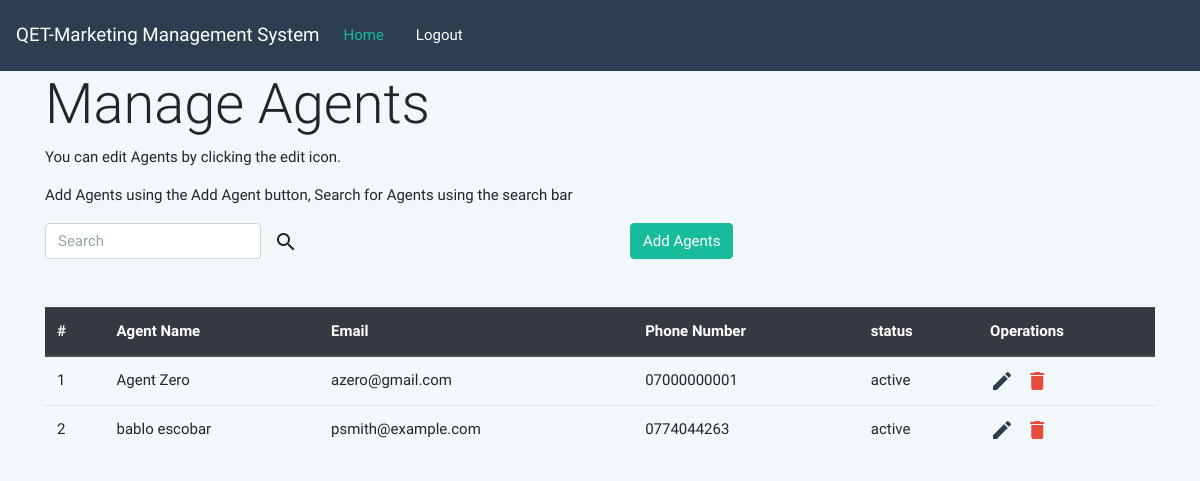
Screenshot of /agents/index.php (signed in) with the database file from the repository.
### tables this page shows
CREATE TABLE IF NOT EXISTS `agents` (
  `id` int(11) NOT NULL AUTO_INCREMENT,
  `name` varchar(255) NOT NULL,
  `email` varchar(255) NOT NULL,
  `phone` varchar(255) NOT NULL,
  `status` tinyint(1) NOT NULL DEFAULT '1',
  `reg_date` timestamp NOT NULL DEFAULT CURRENT_TIMESTAMP ON UPDATE CURRENT_TIMESTAMP,
  PRIMARY KEY (`id`)
);

### agents/index.php (the view, shortened to what this page needs)
<?php
  $db = new Database();
  $pdo = $db->getConnection();
?>
<!DOCTYPE html>
<html lang="en">
  <head>
    <link rel="stylesheet" type="text/css" href="../font/roboto/roboto.css">
    <link rel="stylesheet" type="text/css" href="../font/material/material-icons.css">
    <link rel="stylesheet" type="text/css" href="../css/bootstrap.min.css">
    <link rel="stylesheet" type="text/css" href="../css/style.css">
  </head>
  <body>
<nav class="navbar navbar-expand-lg navbar-dark bg-primary">
  <a class="navbar-brand" href="#">QET-Marketing Management System</a>
  <div class="collapse navbar-collapse" id="navbarColor01">
    <ul class="navbar-nav mr-auto float-right">
      <li class="nav-item active">
        <a class="nav-link" href="../home.php">Home <span class="sr-only">(current)</span></a>
      </li>
      <li class="nav-item active">
        <a class="nav-link" href="#"></a>
      </li>
      <li class="nav-item">
        <a class="nav-link" href="../logout.php">Logout</a>
      </li>
    </ul>
  </nav>
  <main class="container">
        <h2 class="display-4 page-header">Manage Agents</h2>
        <p>You can edit Agents by clicking the edit icon.</p>
        <p>Add Agents using the Add Agent button, Search for Agents using the search bar</p>
        <div class="row">
            <form action="index.php" class="form-inline col-md-6" role="form" method="get">
                <div class="form-group">
                    <input type="text" name="search" class="form-control" placeholder="Search">
                    <button type="submit" name="submit-search" class="btn btn-default form-control">
                        <i class="material-icons">search</i></button>
                </div>
            </form>
            <div class="col-md-6">
            <a href="add.php" class="col-md-6">
                <button class="btn btn-success pull-right">Add Agents</button>
            </a>
            </div>
        </div>
        <table class="table my-5">
            <thead class="thead-dark">
            <tr>
                <th scope="col">#</th>
                <th scope="col">Agent Name</th>
                <th scope="col">Email</th>
                <th scope="col">Phone Number</th>
                <th scope="col">status</th>
                <th scope="col">Operations</th>
            </tr>
            </thead>
            <tbody id="tcontent">
            <?php
              $statement = $pdo->prepare("SELECT * FROM `agents`");
              if ($statement->execute()) {
                  $results = $statement->fetchAll();
              } else {
                  echo "<div class='alert alert-info'><i class='material-icons'>face</i> No Records Yet</div>";
              }
              if (isset($_GET['submit-search'])) {
                  $search = sanitize($_GET['search']);
                  if (empty($search)) {
                      echo "<div class=\"alert alert-warning\"><strong>Warning!</strong> please enter a search term.</div>";
                  } elseif (!empty($search)) {
                      $search_term = "%" . $search . "%";
                      $stm = $pdo->prepare("SELECT * FROM `agents` WHERE (`name` LIKE ? OR `email` LIKE ? OR `phone` LIKE ?)");
                      $stm->execute(array($search_term, $search_term, $search_term, $search_term));
                      $results = $stm->fetchAll();
                      if ($stm->rowCount() == 0) {
                          echo "<div class=\"alert alert-warning\"><strong>Warning!</strong> No results found for " . $search . ".</div>";
                      } else {
                          fetchRecords($results);
                      }
                  }
              } else {
                  fetchRecords($results);
              }
            ?>
            </tbody>
        </table>
  </main>
</body>
</html>
<?php
function fetchRecords($records)
{
    $counter = 1;
    foreach ($records as $record) {
   if($record['status'] == 1){
       $status = "active";
   }else{
       $status = "deactivated";
   }
        echo "
        <tr>
        <td scope='col'>{$counter}</td>
        <td scope='col'> {$record['name']}</td>
        <td scope='col'>{$record['email']}</td>
        <td scope='col'>{$record['phone']}</td>
        <td scope='col'>{$status}</td>
        <td scope='col'>
        <a href=\"update.php?id={$record['id']}\" class='text-primary'>
                        <i class=\"material-icons\">edit</i>
                    </a>&nbsp;
                    <a href=\"delete.php?id={$record['id']}\" class='text-danger'>
                        <i class=\"material-icons\">delete</i>
                    </a
</td>
</tr>
        ";
        $counter++;
    }
}
?>

### css/style.css (style rules this page uses)
body { font-family: "Roboto", "Helvetica Neue", sans-serif !important; background-color: #f2f7fa; }
i { vertical-align: middle; z-index: 2; }

### rows the page displays
agents: name "Agent Zero", email "azero@gmail.com", phone "07000000001", status "active"
agents: name "bablo escobar", email "psmith@example.com", phone "0774044263", status "active"
